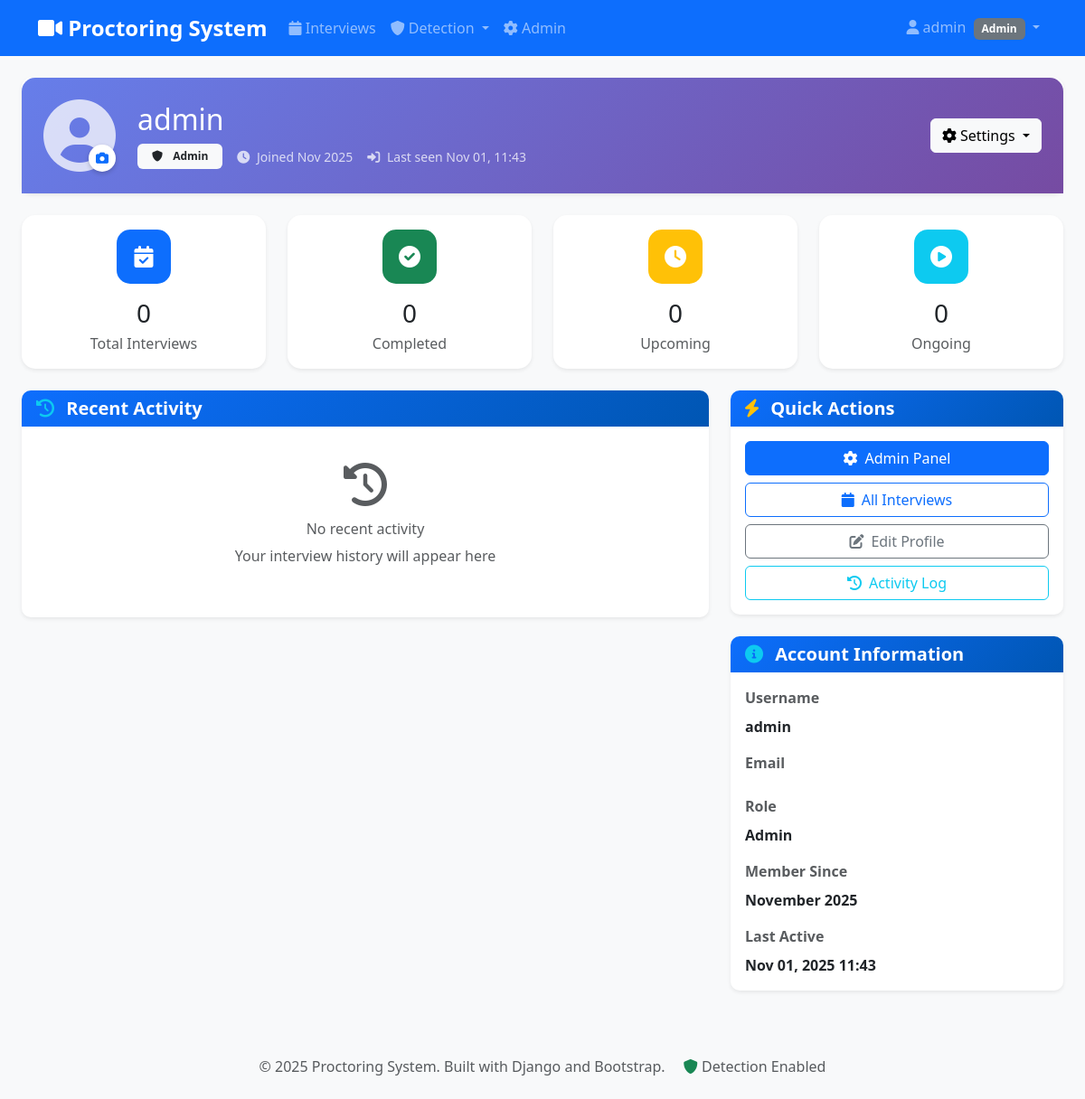
The page /accounts/ (signed in) on the database as committed earlier.
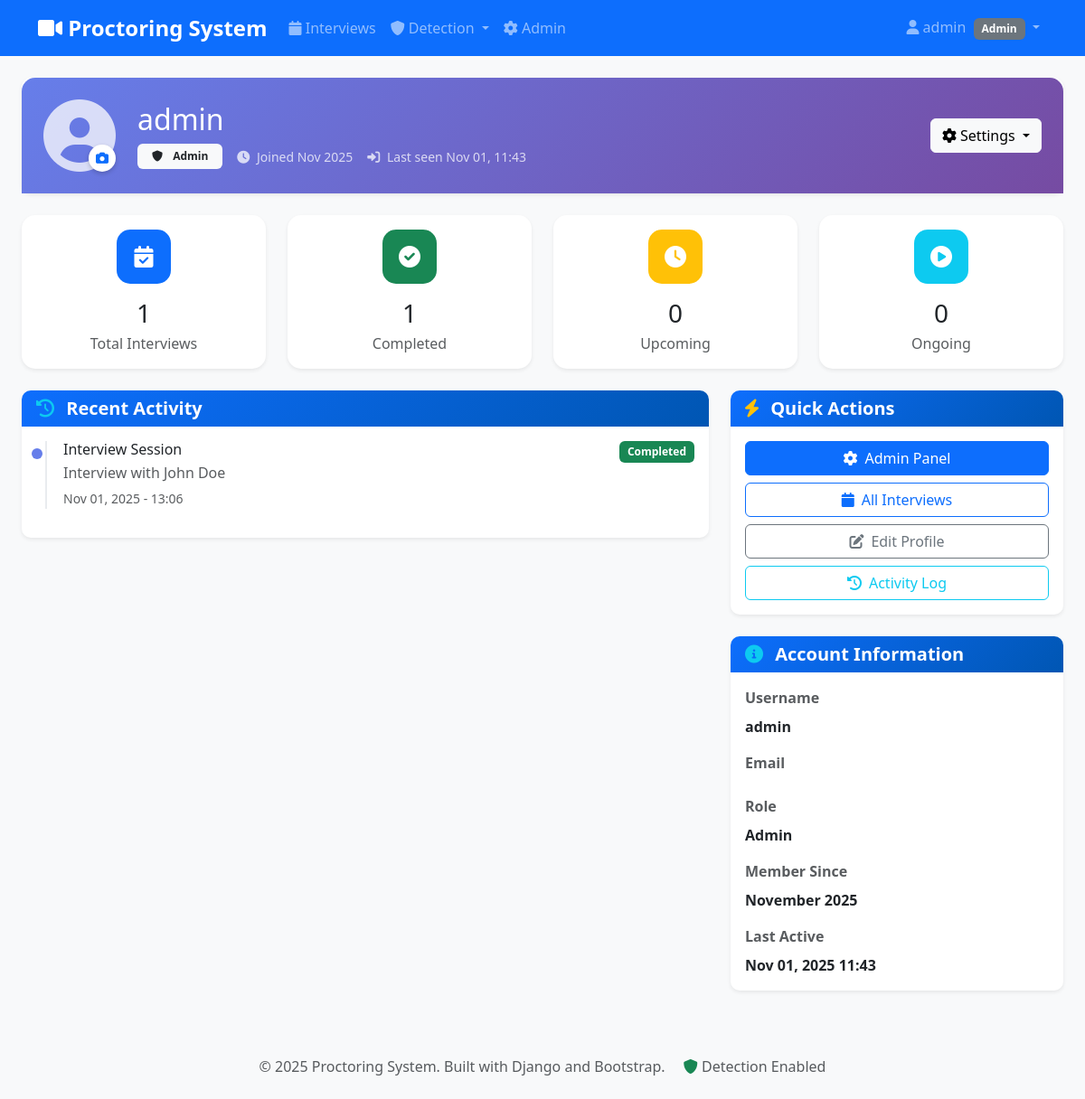
The same page on the database as committed later.
### interviews/models.py (models this page shows, shortened)
class Interview(models.Model):
    STATUS_CHOICES = [
        ('scheduled', 'Scheduled'),
        ('ongoing', 'Ongoing'),
        ('completed', 'Completed'),
        ('cancelled', 'Cancelled'),
    ]
    candidate = models.ForeignKey(
        settings.AUTH_USER_MODEL,
        on_delete=models.CASCADE,
        related_name='candidate_interviews',
        limit_choices_to={'role': 'candidate', 'is_active': True}
    )
    interviewer = models.ForeignKey(
        settings.AUTH_USER_MODEL,
        on_delete=models.CASCADE,
        related_name='interviewer_interviews',
        limit_choices_to={'role__in': ['interviewer', 'admin'], 'is_active': True}
    )
    title = models.CharField(max_length=200, default='Interview Session')
    description = models.TextField(blank=True, null=True)
    scheduled_time = models.DateTimeField()
    duration = models.PositiveIntegerField(
        help_text="Duration in minutes",
        null=True,
        blank=True,
        default=30
    )
    start_time = models.DateTimeField(null=True, blank=True)
    end_time = models.DateTimeField(null=True, blank=True)
    status = models.CharField(max_length=20, choices=STATUS_CHOICES, default='scheduled')
    created_at = models.DateTimeField(default=timezone.now)  # Changed
    updated_at = models.DateTimeField(auto_now=True)
    created_by = models.ForeignKey(
        settings.AUTH_USER_MODEL,
        on_delete=models.SET_NULL,
        null=True,
        blank=True,  # Allow null for existing records
        related_name='created_interviews'
    )
    meeting_link = models.URLField(blank=True, null=True, help_text="Video conference link")
    notes = models.TextField(blank=True, null=True, help_text="Interviewer notes")
    is_remote = models.BooleanField(default=True)
    location = models.CharField(max_length=200, blank=True, null=True)
    cancelled_at = models.DateTimeField(null=True, blank=True)
    cancelled_by = models.ForeignKey(
        settings.AUTH_USER_MODEL,
        on_delete=models.SET_NULL,
        null=True,
        blank=True,
        related_name='cancelled_interviews'
    )
    cancellation_reason = models.TextField(blank=True, null=True)
    rescheduled_from = models.ForeignKey(
        'self',
        on_delete=models.SET_NULL,
        null=True,
        blank=True,
        related_name='rescheduled_interviews'
    )
    reschedule_count = models.PositiveIntegerField(default=0)
    class Meta:
        ordering = ['-scheduled_time']
        indexes = [
            models.Index(fields=['status', 'scheduled_time']),
            models.Index(fields=['candidate', 'status']),
            models.Index(fields=['interviewer', 'status']),
        ]

### accounts/models.py (models this page shows, shortened)
class User(AbstractUser):
    ROLE_CHOICES = [
        ('candidate', 'Candidate'),
        ('interviewer', 'Interviewer'),
        ('admin', 'Admin'),
    ]
    role = models.CharField(max_length=20, choices=ROLE_CHOICES, default='candidate')
    phone_number = models.CharField(max_length=15, blank=True, null=True)
    profile_picture = models.ImageField(upload_to='profile_pics/', blank=True, null=True)
    bio = models.TextField(blank=True, null=True, help_text="Short biography")
    email_verified = models.BooleanField(default=False)
    created_at = models.DateTimeField(default=timezone.now)  # Changed from auto_now_add
    updated_at = models.DateTimeField(auto_now=True)
    last_activity = models.DateTimeField(default=timezone.now)
    total_interviews = models.IntegerField(default=0)
    average_integrity_score = models.FloatField(default=0.0)
    class Meta:
        ordering = ['-created_at']
        indexes = [
            models.Index(fields=['role', 'is_active']),
            models.Index(fields=['email']),
        ]
    def get_full_name(self):
        full_name = super().get_full_name()
        return full_name if full_name.strip() else self.username

### accounts/views.py (the view, shortened to what this page needs)
# urls.py: path('', views.profile_view, name='profile'),
@login_required
def profile_view(request):
    user = request.user
    if user.role == 'candidate':
        interviews = user.candidate_interviews.all()
        upcoming_interviews = interviews.filter(status='scheduled').order_by('scheduled_time')[:3]
        completed_interviews = interviews.filter(status='completed').order_by('-end_time')[:5]
        ongoing_interviews = interviews.filter(status='ongoing')
        stats = {
            'total_interviews': interviews.count(),
            'completed': interviews.filter(status='completed').count(),
            'upcoming': interviews.filter(status='scheduled').count(),
            'ongoing': interviews.filter(status='ongoing').count(),
        }
    else:  # admin or other roles
        interviews = Interview.objects.all()
        upcoming_interviews = interviews.filter(status='scheduled').order_by('scheduled_time')[:3]
        completed_interviews = interviews.filter(status='completed').order_by('-end_time')[:5]
        ongoing_interviews = interviews.filter(status='ongoing')
        stats = {
            'total_interviews': interviews.count(),
            'completed': interviews.filter(status='completed').count(),
            'upcoming': interviews.filter(status='scheduled').count(),
            'ongoing': interviews.filter(status='ongoing').count(),
        }
    context = {
        'user': user,
        'upcoming_interviews': upcoming_interviews,
        'completed_interviews': completed_interviews,
        'ongoing_interviews': ongoing_interviews,
        'stats': stats,
    }
    return render(request, 'accounts/profile.html', context)

### templates/accounts/profile.html (shortened to what the changed rows need)
{% extends 'base.html' %}
{% load static %}
{% block content %}
<div class="container-fluid">
    <div class="row mb-4">
        <div class="col-12">
            <div class="card border-0 shadow-sm">
                <div class="profile-header p-4">
                    <div class="row align-items-center">
                        <div class="col">
                            <h2 class="mb-1">{{ user.get_full_name|default:user.username }}</h2>
                        </div>
                    </div>
                </div>
            </div>
        </div>
    </div>
    <div class="row mb-4">
        <div class="col-md-3">
            <div class="card stats-card shadow-sm">
                <div class="card-body text-center">
                    <div class="stats-icon bg-primary text-white mx-auto">
                        <i class="fas fa-calendar-check"></i>
                    </div>
                    <h3 class="mb-1">{{ stats.total_interviews|default:0 }}</h3>
                    <p class="text-muted mb-0">Total Interviews</p>
                </div>
            </div>
        </div>
        <div class="col-md-3">
            <div class="card stats-card shadow-sm">
                <div class="card-body text-center">
                    <div class="stats-icon bg-success text-white mx-auto">
                        <i class="fas fa-check-circle"></i>
                    </div>
                    <h3 class="mb-1">{{ stats.completed|default:0 }}</h3>
                    <p class="text-muted mb-0">Completed</p>
                </div>
            </div>
        </div>
    </div>
    <div class="row">
        <div class="col-lg-8">
            <div class="card shadow-sm">
                <div class="card-body">
                    {% if completed_interviews %}
                        <div class="activity-timeline">
                            {% for interview in completed_interviews %}
                            <div class="activity-item">
                                <div class="d-flex justify-content-between align-items-start">
                                    <div>
                                        <h6 class="mb-1">{{ interview.title|default:"Interview Session" }}</h6>
                                        <p class="text-muted mb-1">
                                            {% if user.role == 'candidate' %}
                                                Interview with {{ interview.interviewer.get_full_name|default:interview.interviewer.username }}
                                            {% else %}
                                                Interview with {{ interview.candidate.get_full_name|default:interview.candidate.username }}
                                            {% endif %}
                                        </p>
                                        <small class="text-muted">
                                            {{ interview.end_time|date:"M d, Y - H:i" }}
                                        </small>
                                    </div>
                                    <span class="badge bg-success">Completed</span>
                                </div>
                            </div>
                            {% endfor %}
                        </div>
                    {% else %}
                        <div class="text-center py-4">
                            <i class="fas fa-history fa-3x text-muted mb-3"></i>
                            <h6 class="text-muted">No recent activity</h6>
                            <p class="text-muted">Your interview history will appear here</p>
                        </div>
                    {% endif %}
                </div>
            </div>
        </div>
    </div>
</div>
{% endblock %}

Rows that differ between the two databases and show on the page:
added Interview: title "Interview Session", candidate.get_full_name "John Doe", end_time "Nov 01, 2025 - 13:06"
Other text that changed with them:
{{ stats.total_interviews|default:0 }}: "0" → "1"
{{ stats.completed|default:0 }}: "0" → "1"
text no longer shown: "No recent activity Your interview history will appear here"
